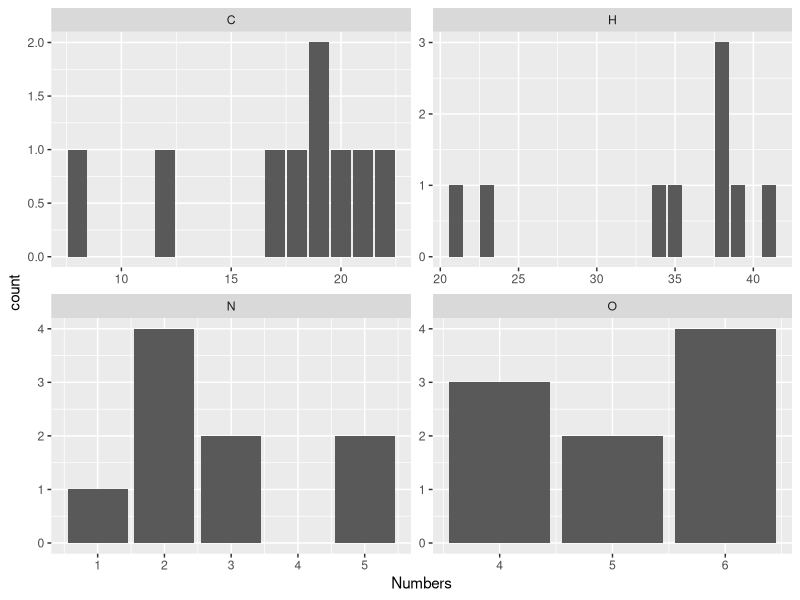
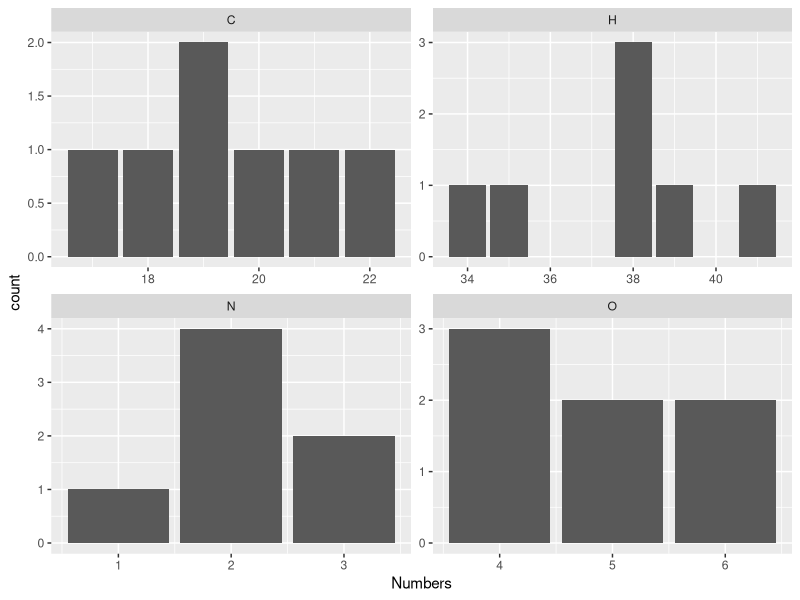
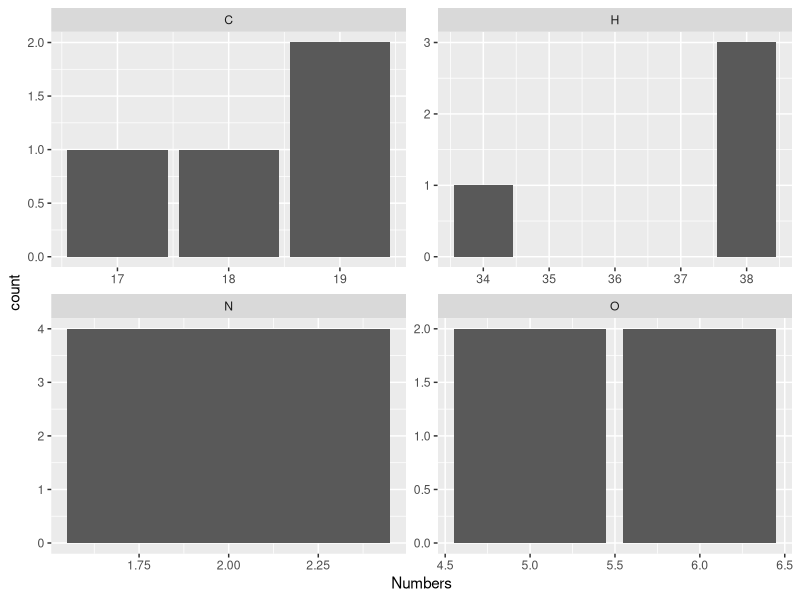
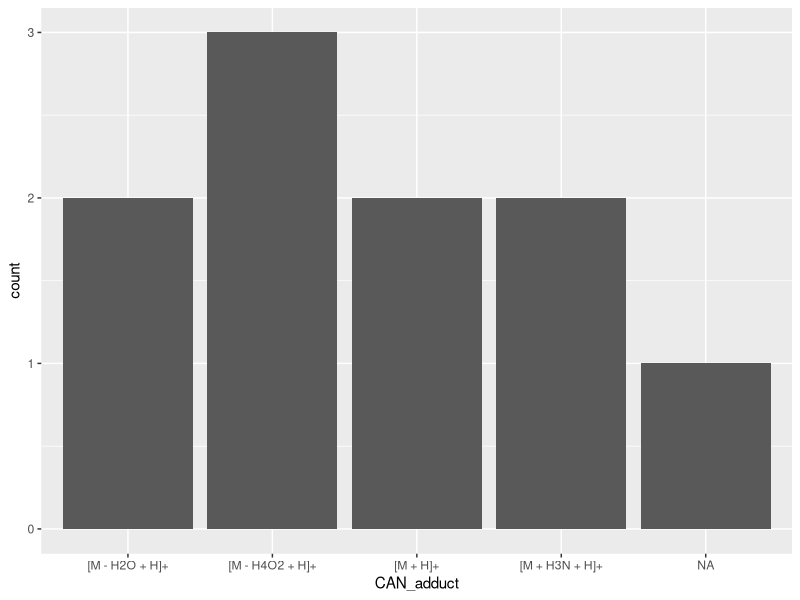
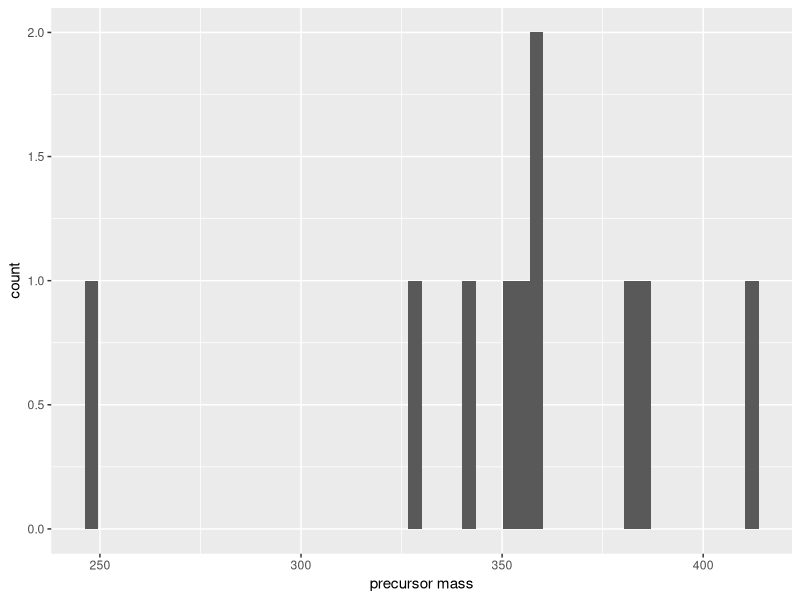
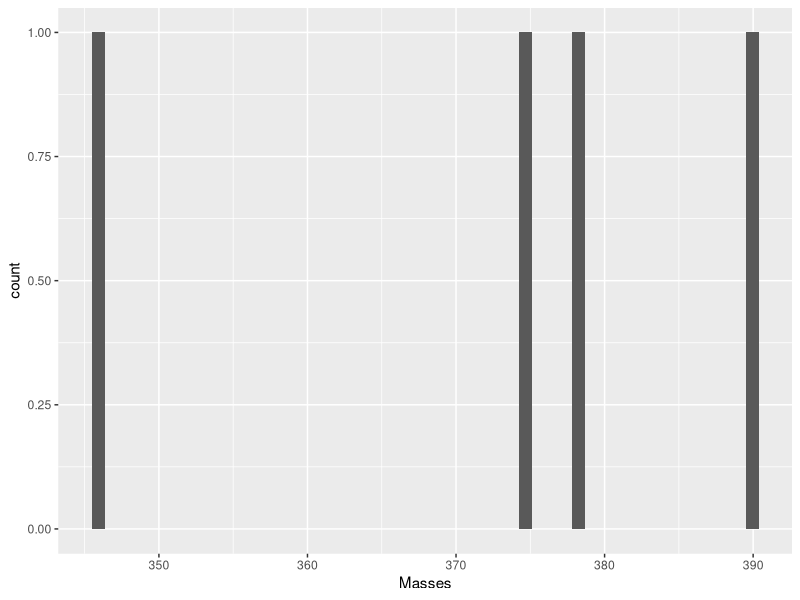

These charts were generated, in order, by the following R code:
## ---- chunk 1
library(tidyverse)
library(wordcloud)

rm(list=ls(all=TRUE))
masses <- c(C = 12, H = 1.007825, N = 14.00307400443, O = 15.99491461957, P = 30.973761998, S = 31.9720711744)
## ---- chunk 2
node_annotations <- read_delim("mmvec skicon.csv")
## ---- chunk 3
node_annotations$componentindex %>% sort() %>% unique()
## ---- chunk 4
node_annotations %>% colnames() %>% sort()
## ---- chunk 5
node_annotations %>% 
  select(starts_with("CAN_")) %>% 
  lapply(sort) %>% lapply(unique)
## ---- chunk 6
word_freq <- tibble(
  Words = node_annotations$CAN_subclass
) %>% 
  filter(!is.na(Words)) %>% 
  mutate(Words = Words %>% str_remove_all("\"")) %>% 
  group_by(Words) %>% 
  summarize(Freq = n()) %>% 
  arrange(-Freq)

word_freq
## ---- chunk 7
wordcloud(word_freq$Words, word_freq$Freq, min.freq = 1)
## ---- chunk 8
node_annotations %>% 
  select(starts_with("CAN")) %>% 
  lapply(sort) %>% lapply(unique)
## ---- chunk 9
parse_formula <- function(x) {
  if (is.na(x)) tibble() else {
    elements <- x %>% str_remove_all("[0-9]") %>% str_split("") %>% unlist()
    numbers  <- x %>% str_split("[A-Z]") %>% unlist %>% 
      .[2:length(.)] %>% if_else(. == "", "1", .) %>% as.integer()
    tibble(Elements = elements, Numbers = numbers)
  }
}

formula_distribution <- node_annotations %>% 
  mutate(
    Parsed_Formula = CAN_molecularFormula %>% map(parse_formula)
  ) %>% 
  select(Shared_Name = `shared name`, CAN_molecularFormula, Parsed_Formula) %>% 
  unnest(Parsed_Formula) %>% 
  pivot_wider(names_from = Elements, values_from = Numbers, values_fill = 0)

formula_distribution
## ---- chunk 10
formula_distribution %>% 
  pivot_longer(all_of(c("C", "H", "N", "O")), names_to = "Elements", values_to = "Numbers") %>% 
  ggplot() +
  geom_bar(aes(Numbers)) +
  facet_wrap("Elements", scales = "free")
## ---- chunk 11
formula_distribution %>% 
  filter(C > 15) %>% 
  pivot_longer(all_of(c("C", "H", "N", "O")), names_to = "Elements", values_to = "Numbers") %>% 
  ggplot() +
  geom_bar(aes(Numbers)) +
  facet_wrap("Elements", scales = "free")
## ---- chunk 12
formula_distribution %>% 
  filter(C > 15 & N == 2) %>% 
  pivot_longer(all_of(c("C", "H", "N", "O")), names_to = "Elements", values_to = "Numbers") %>% 
  ggplot() +
  geom_bar(aes(Numbers)) +
  facet_wrap("Elements", scales = "free")
## ---- chunk 13
consensus_formula <- formula_distribution %>% 
  filter(C > 15 & N == 2) %>% 
  pivot_longer(all_of(c("C", "H", "N", "O")), names_to = "Elements", values_to = "Numbers") %>% 
  group_by(Elements, Numbers) %>% 
  summarise(N = n(), .groups = "drop_last") %>% 
  arrange(-N) %>% 
  summarise(Numbers = Numbers[1])

consensus_formula
## ---- chunk 14
consensus_formula %>% 
  mutate(Element_Number = str_c(Elements, Numbers)) %>% 
  pull(Element_Number) %>% 
  str_c(collapse = "")
## ---- chunk 15
consensus_formula %>% 
  mutate(Masses = masses[Elements] * Numbers) %>% 
  .$Masses %>% sum()
## ---- chunk 16
node_annotations %>% 
  ggplot() +
  geom_bar(aes(CAN_adduct))
## ---- chunk 17
node_annotations %>% 
  ggplot() +
  geom_histogram(aes(`precursor mass`), bins = 50)
## ---- chunk 18
formula_distribution %>% 
  filter(C > 15 & N == 2) %>% 
  pivot_longer(all_of(c("C", "H", "N", "O")), names_to = "Elements", values_to = "Numbers") %>% 
  mutate(Masses = masses[Elements] * Numbers) %>% 
  group_by(Shared_Name) %>% 
  summarise(Masses = sum(Masses)) %>% 
  ggplot() +
  geom_histogram(aes(Masses), bins = 50)
